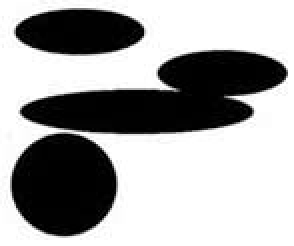
%> input picture matlab_cv_hough/ellipseb.jpg, 147 x 123 px (shown 2 times larger)
$ octave ellipse.m   (GNU Octave 9; MATLAB toolbox functions it lacks are replaced by stand-ins)
%> lines starting %> are read from the running program, lines starting %| are printed output that depends on the picture
### matlab_cv_hough/scale.m

% This function scales the values of an image to between 0 & 1
function output = scale(inputImage)

minValue = min(inputImage);             % returns row as a vector
minValue = min(minValue);               % returns max value from the row
inputImage = inputImage - minValue;     % This will scale the lowest value to 0

maxValue = max(inputImage);             % returns row as a vector
maxValue = max(maxValue);               % returns max value from the row
inputImage = inputImage / maxValue;     % This will scale the highest value to 1

output = inputImage;

### matlab_cv_hough/threshold.m

% This function creates a binary image based on thresholded value of a given image
function output = threshold(inputImg, value)

% Converting the image back to uint8 format for thresholding
inputImg = im2uint8(inputImg);

% Create an array that holds index of all pixels above the threshold
list = find(inputImg > value);

% Create a binary image of the same size as the original with all pixels
% turned OFF
binaryImg = zeros(size(inputImg));

% Switch ON all pixels which are greater than the threshold
binaryImg(list) = 1;

output = binaryImg;

### matlab_cv_hough/thin.m
% Computer vision - Assignment 1
% Implementation of the thinning algorithm
% input : the image (after edge detection and thresholding
% output: the thinned image.
% Author: Anoop cherian (cher0179 at umn dot edu)

function X = thin(im)

    doagain = true;
    while doagain == true
        doagain = false;
        for pass=1:4 % repeat for north, south, east and west passes
            [im, changed] = ThinningPass(im, pass);

            if changed == true
            doagain = true;
            end
        end
    end

    X = im;

end

### matlab_cv_hough/HTEllipse.m
function accumulator = HTEllipse(inputimage, direction)

    %image size
    [rows, columns]=size(inputimage);

    %accumulator
    maxA = floor(columns / 2);
    maxB = floor(rows / 2);
    acc = zeros(maxA, maxB, rows, columns);

    % Get list of all pixels in thinned image that need to be considered
    [yIndex xIndex] = find(inputimage);
    %image
    for b=1:maxB
        for a=b:maxA
            for pt=1:length(xIndex)
                    tanphi = -1 / tan(direction(yIndex(pt), xIndex(pt)));
                    X = sqrt(1 + (b^2 / (a^2 * tanphi^2) ));
                    Y = sqrt(1 + ((a^2 * tanphi^2) / b^2) );

                    x01 = round(xIndex(pt) + (a / X));
                    x02 = round(xIndex(pt) - (a / X));
                    y01 = round(yIndex(pt) + (b / Y));
                    y02 = round(yIndex(pt) - (b / Y));

                    if isreal(x01) && isreal(y01)
                        if ( (x01>0 && x01<columns)  &&  (y01>0 && y01<rows) )
                           acc(a, b, y01, x01) = acc(a, b, y01, x01) + 1;
                        end
                    end

                    if isreal(x02) && isreal(y01)
                        if ( (x02>0 && x02<columns) && (y01>0 && y01<rows) )
                           acc(a, b, y01, x02) = acc(a, b, y01, x02) + 1;
                        end
                    end

                    if isreal(x01) && isreal(y02)
                        if ( (x01>0 && x01<columns) && (y02>0 && y02<rows) )
                           acc(a, b, y02, x01) = acc(a, b, y02, x01) + 1;
                        end
                    end
                    if isreal(x02) && isreal(y02)
                        if ((x02>0 && x02<columns) && (y02>0 && y02<rows))
                           acc(a, b, y02, x02) = acc(a, b, y02, x02) + 1;
                        end
                    end
            end
        end
    end

    accumulator = acc;

end

### matlab_cv_hough/ellipse.m
%-------------------------------------------------------------------------
% Pushkar Modi
% Computer Vision - Assignment 2
% Detecting an ellipse using Hough Transform
%-------------------------------------------------------------------------

clear all;
close all;

% Load a gray scale image (or converting RGB to GRAY Scale if needed)
originalImg = imread('ellipseb.jpg');
%> originalImg is the input picture: size 123x147x3 uint8; min 0, max 255, mean 163.2
I = rgb2gray(originalImg);

% We add 2 rows and 2 columns of padding to the array to allow the 5x5
% Sobel operator to take the border rows and columns into parsing as well
originalImg = padarray(I, [2 2],'replicate');
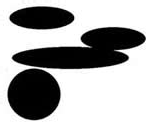
%> originalImg: size 127x151 uint8; min 0, max 255, mean 168.5

% Converting the image to double values for better accuracy in mathematical
% processing
I = double (I) / 255;
%> I: size 123x147 double

% Creating kernels for detecting diagonal edges and convolving them over
% the original image
K1 = [-1 -2 0 2 1; -2 -3 0 3 2; -3 -5 0 5 3; -2 -3 0 3 2; -1 -2 0 2 1];
K2 = -K1';
imgK1 = conv2(I, K1);
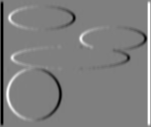
%> imgK1: size 127x151 double; min -24, max 24, mean 0; drawn with min black and max white
imgK2 = conv2(I, K2);
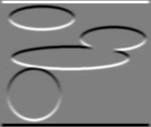
%> imgK2: size 127x151 double; min -24, max 24, mean 0; mean of the top-left, top-right, bottom-left and bottom-right quarters 0.2, 0.4, -0.2, -0.4; drawn with min black and max white

% Merging the two outputs to get the gradient magnitude
mag = sqrt(imgK1.^2 + imgK2.^2);
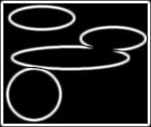
%> mag: size 127x151 double; min 0, max 24, mean 4; drawn with min black and max white

% Calculating magnitude direction
dir = atan2(imgK2, imgK1);
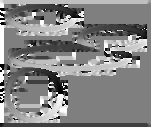
%> dir: size 127x151 double; min -3.14, max 3.14, mean 0.11; drawn with min black and max white

%Scale all values in mag between 0 and 1 to ensure that imshow can display
%them correctly
mag = scale(mag);
%> in scale, `minValue = min(inputImage);`: minValue = 151 values, max 8.06 at index 4, min 0 at index 5, mean 0.243
%> in scale, `minValue = min(minValue);`: minValue = 0
%> in scale, `maxValue = max(inputImage);`: maxValue = 151 values, max 24 at index 3, min 9 at index 1, mean 23.77
%> in scale, `maxValue = max(maxValue);`: maxValue = 24

% Thresholding Magnitude
binMag = threshold(mag, 100);
%> in threshold, `list = find(inputImg > value);`: list = 3018 values from 129 to 19049
%> in threshold, `binaryImg(list) = 1;`:
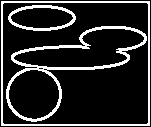
%> binaryImg: size 127x151 double; values 0 (black) and 1 (white), 15.7% white in thin lines or dots
figure;
imshow(binMag);

% Thinning based on 8 connectivity of the magnitude
thinnedImg = thin(binMag);
%> after the loop in thin, `while doagain == true`:
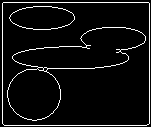
%> im: size 127x151 logical; 6% white in thin lines or dots
%> after the loop in thin, `while doagain == true`: changed = false
figure;
imshow(thinnedImg);

% Get the Accumulator arrary using Hough Transform
accumulator = HTEllipse(thinnedImg, dir);
%> in HTEllipse, `[yIndex xIndex] = find(inputimage);`: yIndex = 1146 values from 3 to 126; xIndex = 1146 values from 3 to 150
%> (the run ends here)
